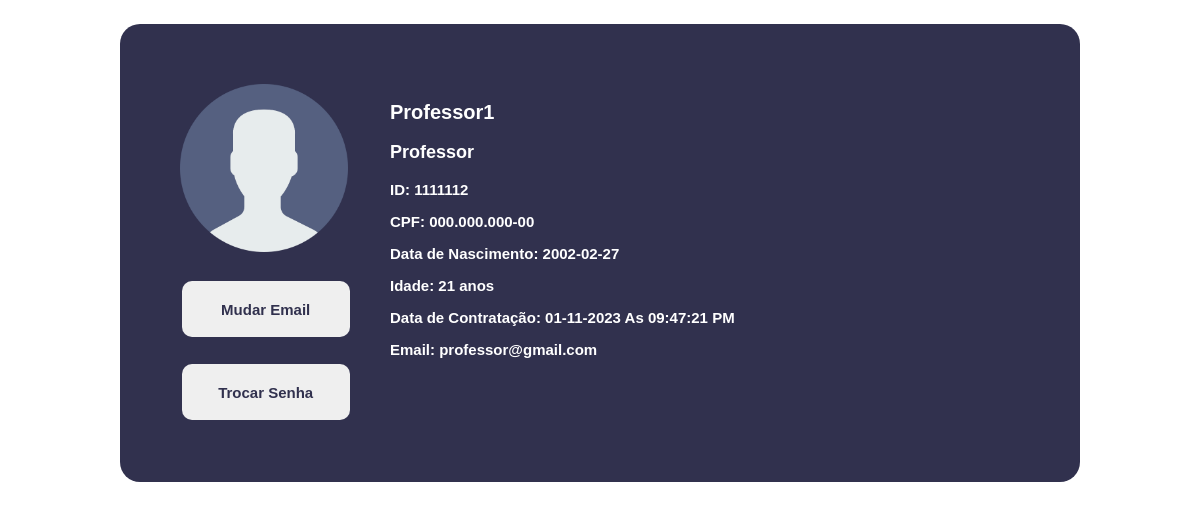
/Cadastrados/perfil.php (signed in), run on the app's committed database.
### tables this page shows
CREATE TABLE `tipo` (
  `id` int(1) NOT NULL,
  `descricao` varchar(20) NOT NULL
);

CREATE TABLE `usuarios` (
  `ra` int(9) NOT NULL,
  `nome` varchar(50) NOT NULL,
  `cpf` varchar(14) NOT NULL,
  `genero` int(1) NOT NULL,
  `dt_NASC` date NOT NULL,
  `email` varchar(50) NOT NULL,
  `senha` varchar(60) NOT NULL,
  `dt_registro` timestamp NOT NULL DEFAULT current_timestamp(),
  `tipo` int(1) NOT NULL
);

### BackEnd/sessao.php (called while the page is built, shortened)
<?php
function getIdRa()
{
    return $_SESSION[SESSION_USER_RA_ID];
}
function getNome()
{
    return $_SESSION[SESSION_USERNAME];
}
function getPermission()
{
    try{
        include_once "conexao.php";
        $db = new Conexao();
        return $db->executar("SELECT tipo FROM usuarios WHERE ra = '".$_SESSION[SESSION_USER_RA_ID]."'")[0][0];
    }catch(Exception $e){
        logout();
        header("Location: ../Login/pagLogin.php?ERROR=3");
        exit();
    }
}

### BackEnd/conexao.php (called while the page is built, shortened)
<?php
class Conexao
{
    private $host = "localhost";
    private $port = "3306";
    private $user = "root";
    private $pass = "";
    private $dbName = "escola_db";
    private $pdo = null;
    public function __construct()
    {
        try {
            $this->pdo = new PDO("mysql:dbname=$this->dbName;host=$this->host;port=$this->port", $this->user, $this->pass);
        } catch (Exception $e) {
            $this->errorCode = $e->getCode();
            error_log(date("d-m-Y H:i:s")." - Falha ao conectar com o banco, código: '" . $e->getCode() . "', Erro: '" . $e->getMessage() . "'.\n", 3, "C:\\xampp\PhpSiteEscolaErrorsLog.log");
        }
    }
    public function executar($sql, $fullObject = false, $autoExec = true)
    {
        $stmt = $this->pdo->prepare($sql);
        if($autoExec || !$fullObject)
            $stmt->execute();
        if ($fullObject) {
            return $stmt;
        } else {
            $result = $stmt->fetchAll();
            return $result;
        }
    }
}

### Cadastrados/perfil.php (the view, shortened to what this page needs)
<?php
include_once "../BackEnd/sessao.php";
include_once "../BackEnd/conexao.php";
$db = new Conexao();
$result = $db->executar("SELECT cpf , dt_NASC, dt_registro, email FROM usuarios WHERE ra = '".getIdRa()."';");
$cargo = $db->executar("SELECT t.descricao FROM tipo as t JOIN usuarios as u ON t.id = u.tipo WHERE ra = '".getIdRa()."';")[0][0];
$dtNasc = $result[0]['dt_NASC'];
$idade = (new DateTime($dtNasc))->diff(new DateTime(date('d-m-Y')))->format('%Y anos');
$dtRegistro = date_format(date_create($result[0]['dt_registro']),'d-m-Y \A\s h:i:s A');
$email = $result[0]['email'];
?>
<!DOCTYPE html>
<html lang="pt-br">
<head>
    <link rel="stylesheet" href="../index.css">
</head>
<body>
    <div id="perf">
        <div id="opc">
            <img src="../Imgs/usuario.png" alt="iconPerfil">
            <button id="trocaEmail" onclick="trocarEmail();">Mudar Email</button>
            <button id="trocaSenha" onclick="trocarSenha();">Trocar Senha</button>
        </div>
        <div id="inf">
            <h2><?= getNome(); ?></h2>
            <h3><?= $cargo?></h3>
            <p><?= (getPermission() == PERMISSION_ALUNO)?"RA":"ID"; ?>: <?= getIdRa();?></p>
            <P>CPF: <?= $db->executar("SELECT CPF FROM usuarios WHERE ra = '".getIdRa()."';")[0][0]; ?></P>
            <p>Data de Nascimento: <?= $dtNasc?></p>
            <p>Idade: <?= $idade?></p>
            <p>Data de <?= (getPermission() == PERMISSION_ALUNO)?"Matricula":"Contratação"; ?>: <?= $dtRegistro?></p>
            <p>Email: <?= $email?></p>
        </div>
    </div>
</body>
</html>

### index.css (style rules this page uses)
* { font-family: 'Lucida Sans', 'Lucida Sans Regular', 'Lucida Grande', 'Lucida Sans Unicode', Geneva, Verdana, sans-serif; box-sizing: border-box; font-weight: 700; }
body { margin: 0; display: flex; }
#perf { background-color: rgb(49, 49, 78); border-radius: 20px; padding: 5%; width: 80%; margin: 2% 0% 0% 10%; color: white; display: flex; flex-flow: row wrap; justify-content: center; }
#opc { width: 20%; }
#opc button { margin-top: 15%; font-size: 15px; color: rgb(49, 49, 78); }
#opc img { width: 100%; }
#inf { width: 75%; margin-left: 5%; }
#inf h2 { font-size: 20px; }
#inf h3 { font-size: 18px; }
#inf p { font-size: 15px; }
.Vincula input,select,button { width: 100%; height: 7vh; margin: 1%; border: none; border-radius: 10px; }

### data on the page
tipo: descricao "Professor"
usuarios: cpf "000.000.000-00", dt_NASC "2002-02-27", dt_NASC "21 anos", dt_registro "01-11-2023 As 09:47:21 PM", email "professor@gmail.com"

### other printed values
getNome() "Professor1"
getIdRa() "1111112"
